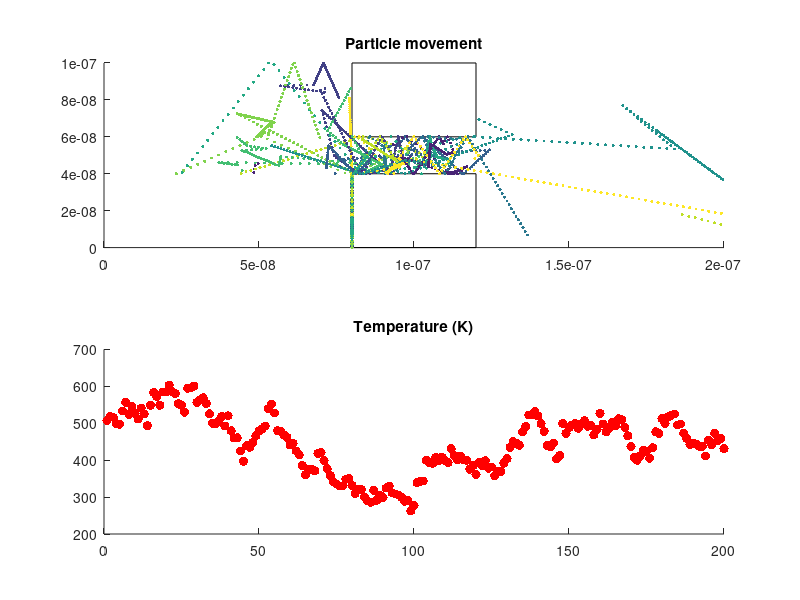

The MATLAB source for this figure:
%%Question 3

mo = 9.1e-31; %mass in kg
mn = 0.26*mo; %mass of electrons


regionW = [0 200e-9]; %width of region
regionL = [0 100e-9]; %Length of region

T = 300; %in Kelvin
kB = 1.28e-23; %in J/K
vthrms = sqrt((kB*T)/mn); %thermal velocity rms

tmn = 0.2e-12; %mean time between collisions
tstep = 0.01e-12;
mfp = vthrms * tmn; %mean free path

%creating electrons
x = regionW(1,2).*rand(1,1000); %position
y = regionL(1,2).*rand(1,1000); 
y(x>80e-9&x<120e-9) = (((60e-9)-(40e-9)).*rand+(40e-9));

%ceating velocity
vx = randn(1,1000) .* vthrms;
vy = randn(1,1000) .* vthrms;
vf = sqrt(vy.^2 + vx.^2);

figure('name','Part3')
%creating box
subplot(2,1,1)
rectangle('Position', [80e-9 0 40e-9 40e-9])
hold on
rectangle('Position',[80e-9 60e-9 40e-9 40e-9])
hold on

%Scattering
pScat = 1 - exp(1)^(-(tstep/tmn)) + zeros(size(vf));


for n = 1:200    
    x = x + vx.*tstep;
    y = y + vy.*tstep;
    
    %when particle hit bottom or top or block
    vy(y <= 0) = -vy(y<=0);
    y(y<=0) = 0;
    vy(y>=100e-9) = -vy(y>=100e-9);
    y(y>=100e-9) = 100e-9;
    vy(y>60e-9&x>80e-9&x<120e-9) = -vy(y>60e-9&x>80e-9&x<120e-9);
    y(y>60e-9&x>80e-9&x<120e-9) = 60e-9;
    vy(y<40e-9&x>80e-9&x<120e-9) = -vy(y<40e-9&x>80e-9&x<120e-9);
    y(y<40e-9&x>80e-9&x<120e-9) = 40e-9;
    %when particle hit sides or block
    x(x<=0) = x(x<=0)+200e-9;
    x(x>=200e-9) = x(x>=200e-9)-200e-9;
    vx(y>60e-9&x>80e-9&x<120e-9)= -vx(y>60e-9&x>80e-9&x<120e-9);
    y(y>60e-9&x>80e-9&x<120e-9&x>100) = 120e-9;
    vx(y<40e-9&x>80e-9&x<120e-9)= -vx(y<40e-9&x>80e-9&x<120e-9);
    x(y<40e-9&x<80e-9&x<120e-9&x<100) = 80e-9; 
    
    prob = rand(size(vf)) ;
    vy(pScat > prob) = randn .* vthrms;
    vx(pScat > prob) = randn .* vthrms;
    vf = sqrt(vy.^2 + vx.^2);
    %creating plot area
    subplot(2,1,1)
    
    %particles to be graphed
    showx = x(1:10);
    showy = y(1:10);
    
    %plot of particles
    colours = linspace(1,10,length(showx));
    scatter(showx,showy,50,colours,'.')
    xlim(regionW)
    ylim(regionL)
    title('Particle movement')
    pause(0.001)
    hold on
    
    %plot of tempture
    subplot(2,1,2)
    temp = (mn/kB)*mean(vf)^2;
    scatter(n,temp,400,'r','.')
    title('Temperature (K)')
    hold on
end